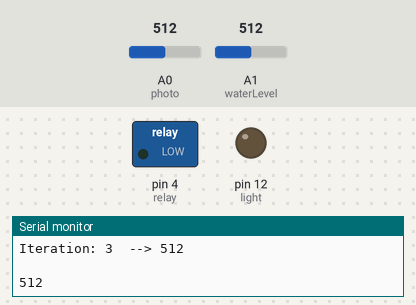
This sketch was run on a simulated Arduino Uno, built with avr-gcc and run on an emulated ATmega328P. Shown: switched loads named in the sketch (green lamp = pin HIGH), output pins drawn as LEDs (lit = HIGH), the last lines printed to the serial monitor. The inputs (shaded band) are chosen by the test bench; at power-on: A0 (photo) = 512, A1 (waterLevel) = 512.

Above: at 1.2 s.
1.3 s: A0 (photo) set to 263
2.8 s: A0 (photo) set to 234
At 4.0 s:
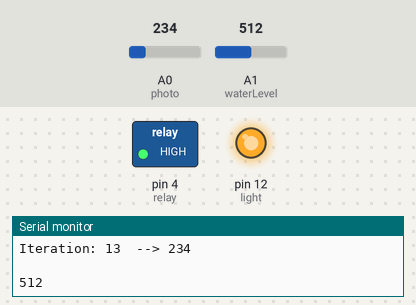
4.5 s: A0 (photo) set to 260
At 5.4 s:
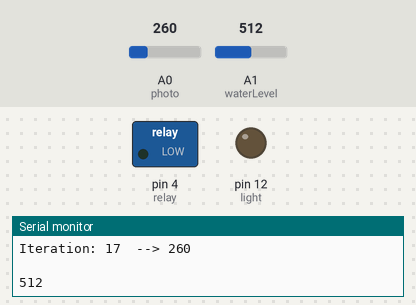
6.0 s: A0 (photo) set to 240
At 6.7 s:
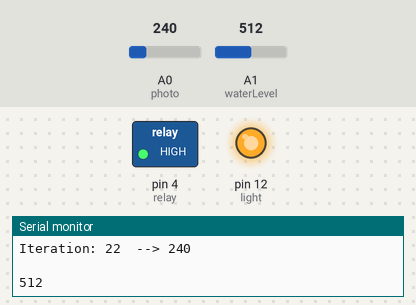
Timing chart, 0 to 8.5 s (numbered marks = the images above; inputs shaded):
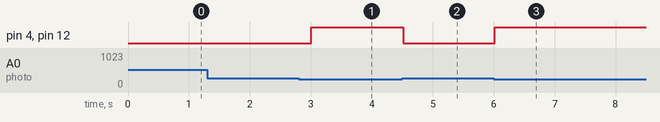

The sketch:

Relay.ino
```cpp
const int photo = A0;
const int light = 12;
const int relay = 4;
const int waterLevel = A1;
int temp;

void setup() {
  // put your setup code here, to run once:
  pinMode(light, OUTPUT);
  pinMode(relay, OUTPUT);
 Serial.begin(9600);


}

void loop() {
  // put your main code here, to run repeatedly:
  Serial.print("Iteration: ");
  Serial.print(temp);
  Serial.print("  --> ");
  Serial.println(analogRead(photo));
  Serial.println("\t");
  Serial.print(analogRead(waterLevel));
  Serial.println();
  temp++;
  delay(300);
  if(analogRead(photo) < 250)
  {
    digitalWrite(light, HIGH);
    digitalWrite(relay, HIGH);
  }
  else
  {
    digitalWrite(light, LOW);
    digitalWrite(relay, LOW);
  }

}
```

Measured:
- the behaviour switches between 250 and 249 on A0 (photo) (found by bisection; images 0 and 1)
- after the input at 2.8 s, pin 4 (relay), pin 12 (light): LOW → HIGH after 0.21 s
- after the input at 4.5 s, pin 4 (relay), pin 12 (light): HIGH → LOW at once
- after the input at 6.0 s, pin 4 (relay), pin 12 (light): LOW → HIGH at once
